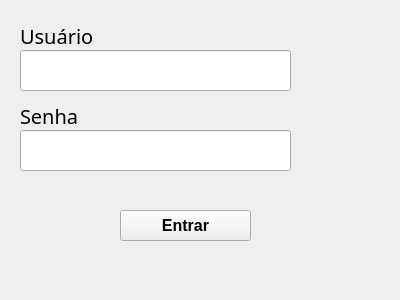
<?xml version="1.0" encoding="UTF-8"?>
<ui version="4.0">
 <class>Form</class>
 <widget class="QWidget" name="Form">
  <property name="geometry">
   <rect>
    <x>0</x>
    <y>0</y>
    <width>400</width>
    <height>300</height>
   </rect>
  </property>
  <property name="windowTitle">
   <string>Form</string>
  </property>
  <widget class="QLabel" name="label_3">
   <property name="geometry">
    <rect>
     <x>20</x>
     <y>20</y>
     <width>101</width>
     <height>31</height>
    </rect>
   </property>
   <property name="font">
    <font>
     <family>Arial Black</family>
     <pointsize>15</pointsize>
    </font>
   </property>
   <property name="text">
    <string>Usuário</string>
   </property>
  </widget>
  <widget class="QLineEdit" name="txtNomeLogin">
   <property name="geometry">
    <rect>
     <x>20</x>
     <y>50</y>
     <width>271</width>
     <height>41</height>
    </rect>
   </property>
   <property name="font">
    <font>
     <pointsize>15</pointsize>
    </font>
   </property>
  </widget>
  <widget class="QLabel" name="label_4">
   <property name="geometry">
    <rect>
     <x>20</x>
     <y>100</y>
     <width>101</width>
     <height>31</height>
    </rect>
   </property>
   <property name="font">
    <font>
     <family>Arial Black</family>
     <pointsize>15</pointsize>
    </font>
   </property>
   <property name="text">
    <string>Senha</string>
   </property>
  </widget>
  <widget class="QLineEdit" name="txtSenhaLogin">
   <property name="geometry">
    <rect>
     <x>20</x>
     <y>130</y>
     <width>271</width>
     <height>41</height>
    </rect>
   </property>
   <property name="font">
    <font>
     <pointsize>15</pointsize>
    </font>
   </property>
   <property name="text">
    <string/>
   </property>
   <property name="echoMode">
    <enum>QLineEdit::Password</enum>
   </property>
  </widget>
  <widget class="QPushButton" name="btnLogin">
   <property name="geometry">
    <rect>
     <x>120</x>
     <y>210</y>
     <width>131</width>
     <height>31</height>
    </rect>
   </property>
   <property name="font">
    <font>
     <family>Arial</family>
     <pointsize>12</pointsize>
     <weight>75</weight>
     <bold>true</bold>
    </font>
   </property>
   <property name="text">
    <string>Entrar</string>
   </property>
  </widget>
  <widget class="QLabel" name="lblMsg">
   <property name="geometry">
    <rect>
     <x>20</x>
     <y>250</y>
     <width>361</width>
     <height>41</height>
    </rect>
   </property>
   <property name="font">
    <font>
     <family>Arial</family>
     <pointsize>12</pointsize>
     <weight>50</weight>
     <bold>false</bold>
    </font>
   </property>
   <property name="text">
    <string/>
   </property>
   <property name="alignment">
    <set>Qt::AlignCenter</set>
   </property>
  </widget>
 </widget>
 <resources/>
 <connections/>
</ui>
